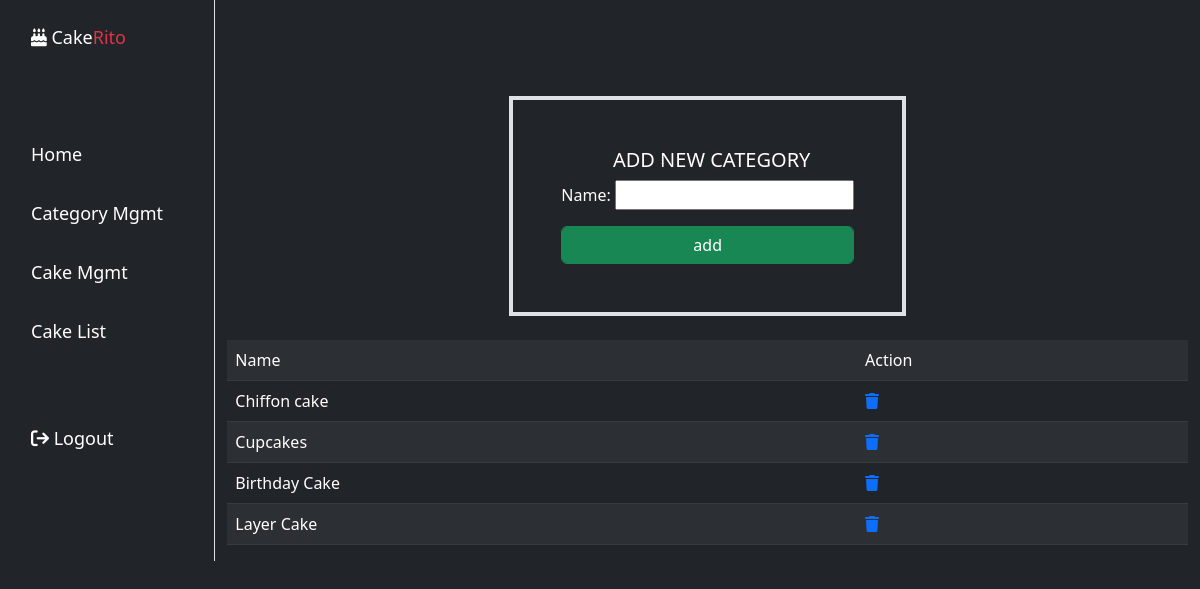
The app's page /category/add/ (signed in), older data.
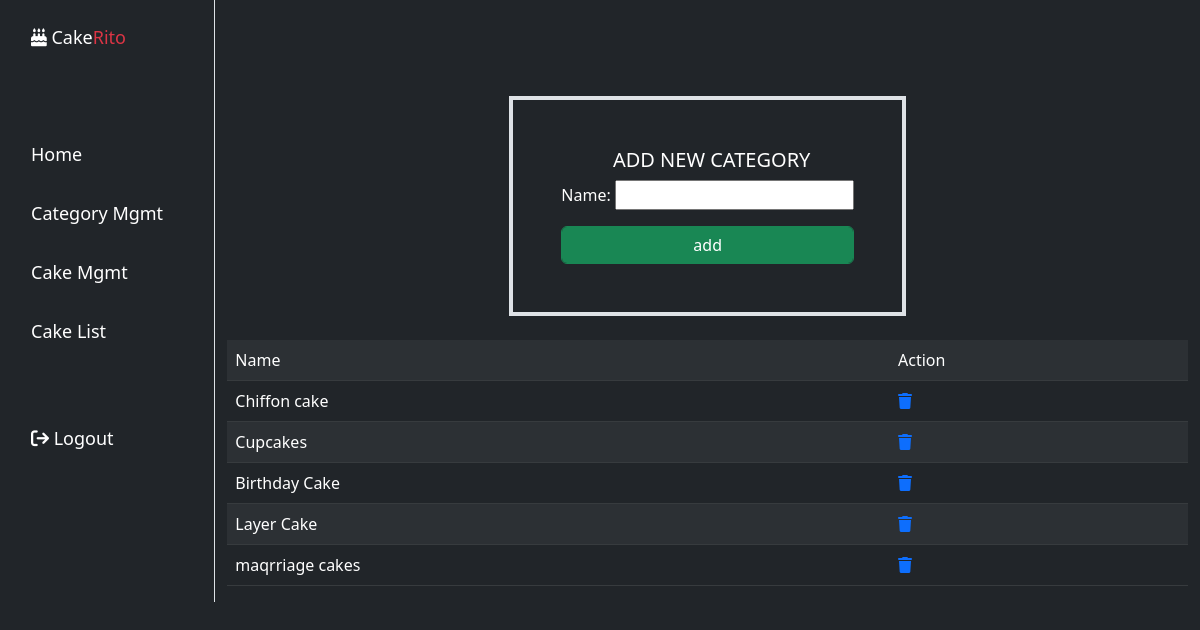
The same page, newer data.
### delight/models.py (models this page shows, shortened)
class Category(models.Model):
    name=models.CharField(max_length=200,unique=True)
    is_active=models.BooleanField(default=True)

### delight/views.py (the view, shortened to what this page needs)
# urls.py: path("category/add/",CategoryCreateView.as_view(),name="add-category"),
@method_decorator(decs,name="dispatch")
class CategoryCreateView(CreateView,ListView):
    template_name="delight/category_add.html"
    form_class=CategorycreateForm
    model=Category
    context_object_name="categories"
    success_url=reverse_lazy("add-category")
    def get_queryset(self):
        return Category.objects.filter(is_active=True)

### delight/forms.py
class CategorycreateForm(forms.ModelForm):
    class Meta:
        model=Category
        fields=["name"]

### delight/views.py (called while the page is built)
def signin_required(fn):
    def wrapper(request,*args,**kwargs):
        if not request.user.is_authenticated:
            messages.error(request,"invalid session !")
            return redirect("signin")
        else:
            return fn(request,*args,**kwargs)
    return wrapper

def is_admin(fn):
    def wrapper(request,*args,**kwargs):
        if not request.user.is_superuser:
            messages.error(request,"permission denied for current user !")
            return redirect("signin")
        else:
             return fn(request,*args,**kwargs)
    return wrapper

### delight/templates/delight/category_add.html (shortened to what this page needs)
{%extends "delight/base.html"%}
{%block body_block%}
<div class="container mt-5 ">
    <div class="container d-flex flex-column align-items-center mt-5 ">
        <div class="border border-4 border-shadow p-5">
            <h5 class="text-center ms-4 me-3 ">ADD NEW CATEGORY</h5>
            <form action="" method="post">
                {{form.as_p}}
                <input type="submit" value="add" class="btn btn-success form-control">
            </form>
        </div>
    </div>
    <div>
    <table class="table table-dark table-striped mt-4">
        <tr>
            <td>Name</td>
            <td>Action</td>
        </tr>
        {%for cat in categories%}
            <tr>
            <td>{{cat.name}}</td>
            <td>
                <a href="{%url 'remove-category' cat.id%}"><i class="fa-solid fa-trash"></i></a>
            </td>
           </tr>
        {%endfor%}
    </table>
   </div>
</div>
{%endblock%}

### delight/templates/delight/base.html (shortened to what this page needs)
<!DOCTYPE html>
{%load static%}
<html lang="en">
    <head>
        <link href="https://cdn.jsdelivr.net/npm/bootstrap@5.3.2/dist/css/bootstrap.min.css" rel="stylesheet">
        <link rel="stylesheet" href="https://cdnjs.cloudflare.com/ajax/libs/font-awesome/6.4.2/css/all.min.css" />
        <link href="{%static 'css/styles.css' %}" rel="stylesheet" />
    </head>
    <body class="bg-dark text-white ">
        <div class="d-flex" id="wrapper ">
            <div class="border-end bg-dark " id="sidebar-wrapper">
                <div class="sidebar-heading bg-dark text-white mt-4 mb-4 ms-3 bg-light "><i class="fa-solid fa-cake-candles"></i> Cake<span class="text-danger">Rito</span></div>
                <div class="list-group list-group-flush ">
                    <a class="list-group-item list-group-item-action list-group-item-light p-3 bg-dark text-white border-0 listitems" href="#!">Home</a>
                    <a class="list-group-item list-group-item-action list-group-item-light p-3 bg-dark  text-white border-0" href="{%url 'add-category'%}">Category Mgmt</a>
                    <a class="list-group-item list-group-item-action list-group-item-light p-3 bg-dark  text-white border-0" href="{%url 'add-cake'%}">Cake Mgmt</a>
                    <a class="list-group-item list-group-item-action list-group-item-light p-3 bg-dark  text-white border-0" href="{%url 'cake-list'%}">Cake List</a>
                    <a class="list-group-item list-group-item-action list-group-item-light p-3 bg-dark padding-5px text-white mt-5" href="{%url 'signout'%}"><i class="fa-solid fa-arrow-right-from-bracket"></i> Logout</a>
                </div>
            </div>
                    {%block body_block%}
                    {%endblock%}
        </div>
    </body>
</html>

### delight/templates/delight/base.html (style rules this page uses)
.listitems { margin-top: 50px; }
#sidebar-wrapper { height: auto; width: 260px; padding-left: 15px; font-size: large; }

Row changes from the older to the newer data that the page shows:
added Category: name "maqrriage cakes"
